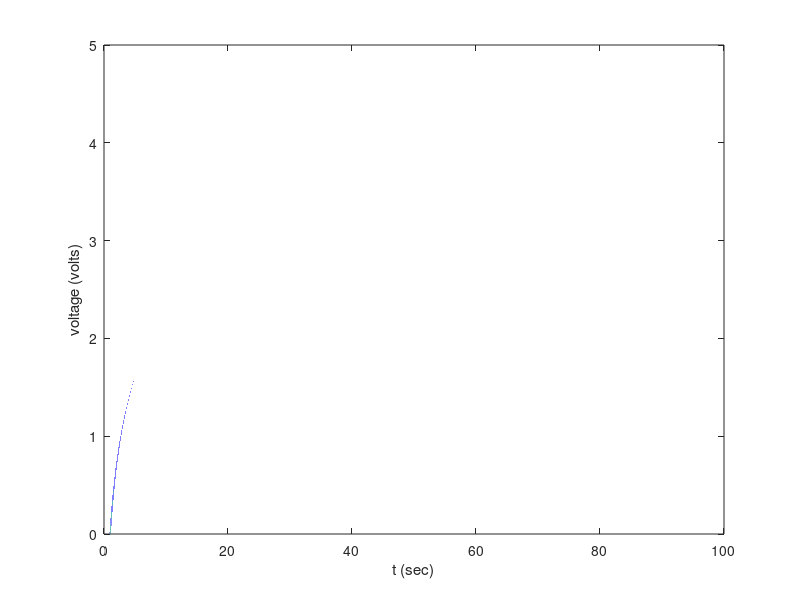

Reproduce this figure in MATLAB.
t= 1:0.0001:100;
f= log(t); %log = natural logarithm in MATLAB 
plot(t,f);
xlabel("t (sec)");
ylabel("voltage (volts)");